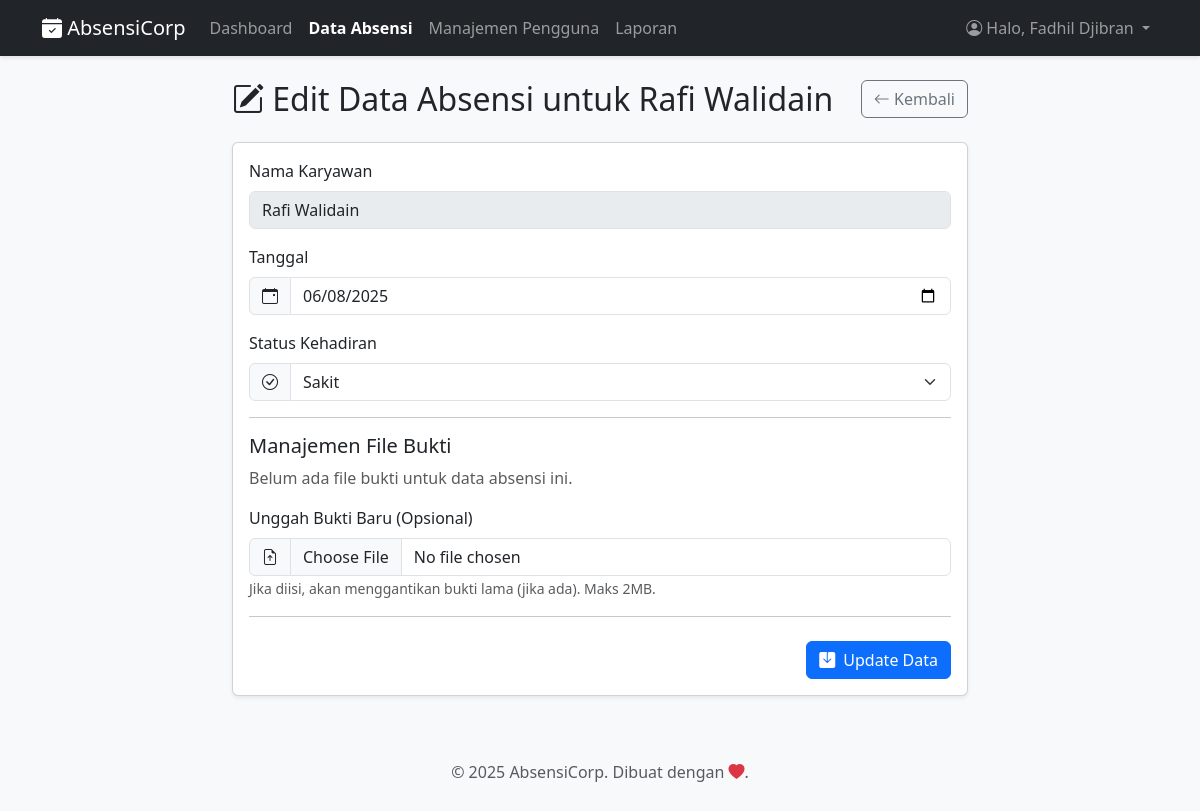
/halaman/edit_absensi.php?id=378 (signed in), run on the app's committed database.
### tables this page shows
CREATE TABLE `absensi` (
  `id` int(11) NOT NULL,
  `user_id` int(11) NOT NULL,
  `nama` varchar(100) NOT NULL,
  `tanggal` date NOT NULL,
  `status` enum('Hadir','Izin','Sakit','Alpha') NOT NULL,
  `bukti_file` varchar(255) DEFAULT NULL
);

CREATE TABLE `users` (
  `id` int(11) NOT NULL,
  `username` varchar(50) NOT NULL,
  `password` varchar(255) NOT NULL,
  `role` varchar(255) NOT NULL DEFAULT 'karyawan'
);

### fungsi/proses_edit_absensi.php (called while the page is built, shortened)
<?php
require_once '../config/config.php';
$id = (int)$_GET['id'];
$page_title = "Edit Data Absensi";
$stmt_select = $conn->prepare("SELECT absensi.*, users.username FROM absensi LEFT JOIN users ON absensi.user_id = users.id WHERE absensi.id = ?");
$stmt_select->bind_param("i", $id);
$stmt_select->execute();
$result_select = $stmt_select->get_result();
$data_absensi = $result_select->fetch_assoc();
$nama_karyawan_db = $data_absensi['username'] ?? $data_absensi['nama'];
$tanggal_absensi_db = $data_absensi['tanggal'];
$status_absensi_db = $data_absensi['status'];

### halaman/edit_absensi.php (the view, shortened to what this page needs)
<?php
require_once '../fungsi/proses_edit_absensi.php';
include '../includes/header.php';
?>
<div class="row justify-content-center">
    <div class="col-md-8">
        <div class="d-flex justify-content-between align-items-center mb-4">
            <h2 class="m-0"><i class="bi bi-pencil-square"></i> <?php echo htmlspecialchars($page_title); ?> untuk <?php echo htmlspecialchars($nama_karyawan_db); ?></h2>
            <a href="absensi.php" class="btn btn-outline-secondary"><i class="bi bi-arrow-left"></i> Kembali</a>
        </div>
        <div class="card shadow-sm">
            <div class="card-body">
                <form method="POST" action="edit_absensi.php?id=<?php echo $id; ?>" enctype="multipart/form-data">
                    <div class="mb-3">
                        <label class="form-label">Nama Karyawan</label>
                        <input type="text" class="form-control" value="<?php echo htmlspecialchars($nama_karyawan_db); ?>" disabled readonly>
                    </div>
                    <div class="mb-3">
                        <label for="tanggal" class="form-label">Tanggal</label>
                        <div class="input-group">
                            <span class="input-group-text"><i class="bi bi-calendar-event"></i></span>
                            <input type="date" class="form-control" id="tanggal" name="tanggal" value="<?php echo htmlspecialchars($tanggal_absensi_db); ?>" required>
                        </div>
                    </div>
                    <div class="mb-3">
                        <label for="status" class="form-label">Status Kehadiran</label>
                        <div class="input-group">
                            <span class="input-group-text"><i class="bi bi-check-circle"></i></span>
                            <select name="status" id="status" class="form-select" required>
                                <option value="Sakit" <?php echo ($status_absensi_db == 'Sakit') ? 'selected' : ''; ?>>Sakit</option>
                            </select>
                        </div>
                    </div>
                    <hr>
                    <h5 class="mt-3">Manajemen File Bukti</h5>
                    <?php if (!empty($bukti_file_db)): ?>
                        <div class="mb-3">
                            <label class="form-label">Bukti Saat Ini:</label>
                            <p>
                                <a href="../<?php echo htmlspecialchars($bukti_file_db); ?>" target="_blank"><?php echo basename(htmlspecialchars($bukti_file_db)); ?></a>
                            </p>
                            <div class="form-check">
                                <input class="form-check-input" type="checkbox" name="hapus_bukti_saat_ini" value="1" id="hapusBuktiCheck">
                                <label class="form-check-label text-danger" for="hapusBuktiCheck">
                                    Hapus bukti saat ini (centang lalu simpan tanpa unggah baru).
                                </label>
                            </div>
                        </div>
                    <?php else: ?>
                        <p class="text-muted">Belum ada file bukti untuk data absensi ini.</p>
                    <?php endif; ?>
                    <div class="mb-3">
                        <label for="file_bukti_baru" class="form-label">Unggah Bukti Baru (Opsional)</label>
                        <div class="input-group">
                            <span class="input-group-text"><i class="bi bi-file-earmark-arrow-up"></i></span>
                            <input type="file" class="form-control" id="file_bukti_baru" name="file_bukti_baru" accept=".jpg, .jpeg, .png, .pdf, image/gif">
                        </div>
                        <small class="form-text text-muted">Jika diisi, akan menggantikan bukti lama (jika ada). Maks 2MB.</small>
                    </div>
                    <hr>
                    <div class="text-end mt-4">
                        <button type="submit" name="update" class="btn btn-primary"><i class="bi bi-save-fill me-2"></i>Update Data</button>
                    </div>
                </form>
            </div>
        </div>
    </div>
</div>
<?php
include '../includes/footer.php';
?>

### includes/header.php (style rules this page uses)
body { background-color: #f8f9fa; }

### data on the page
absensi: user.username "Rafi Walidain", tanggal "06/08/2025", status "Sakit"

### other printed values
$_SESSION['username'] "Fadhil Djibran"
$page_title "Edit Data Absensi"
